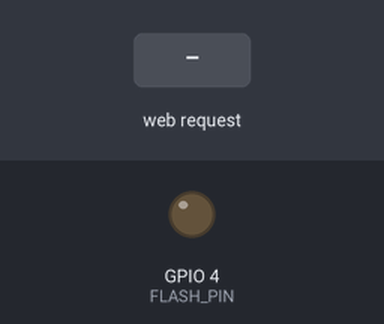
Simulated run of this sketch. Board: ESP32. Parts: output pins drawn as LEDs (lit = HIGH). The test bench sets the inputs (shaded band). WiFi joins after 1.5 s; servers stay silent unless stated; the camera gives no picture; what the sketch prints to the serial monitor is not drawn.

Above: at 3.0 s.
3.1 s: HTTP request GET /capture received
At 3.2 s:
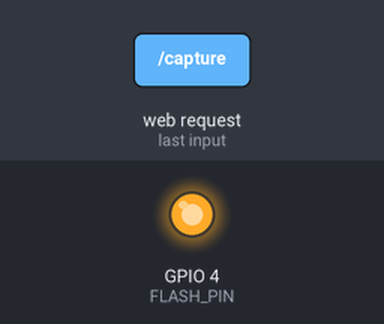
Timing chart, 0 to 6.1 s (numbered marks = the images above; inputs shaded):
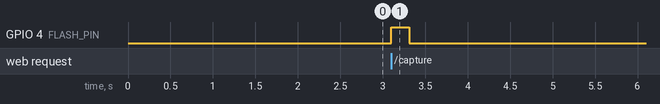

The sketch:

TACAM.ino
```cpp
#include "esp_camera.h"
#include <WiFi.h>
#include "soc/soc.h"
#include "soc/rtc_cntl_reg.h"

const char* ssid = "...";
const char* password = "...";

// --- PIN FLASH (LAMPU KILAT) ---
#define FLASH_PIN 4

// --- MODEL KAMERA: AI THINKER ---
#define PWDN_GPIO_NUM     32
#define RESET_GPIO_NUM    -1
#define XCLK_GPIO_NUM     0
#define SIOD_GPIO_NUM     26
#define SIOC_GPIO_NUM     27
#define Y9_GPIO_NUM       35
#define Y8_GPIO_NUM       34
#define Y7_GPIO_NUM       39
#define Y6_GPIO_NUM       36
#define Y5_GPIO_NUM       21
#define Y4_GPIO_NUM       19
#define Y3_GPIO_NUM       18
#define Y2_GPIO_NUM       5
#define VSYNC_GPIO_NUM    25
#define HREF_GPIO_NUM     23
#define PCLK_GPIO_NUM     22

WiFiServer server(80);

void setup() {
  WRITE_PERI_REG(RTC_CNTL_BROWN_OUT_REG, 0);
  Serial.begin(115200);
  pinMode(FLASH_PIN, OUTPUT);
  digitalWrite(FLASH_PIN, LOW);

  camera_config_t config;
  config.ledc_channel = LEDC_CHANNEL_0;
  config.ledc_timer = LEDC_TIMER_0;
  config.pin_d0 = Y2_GPIO_NUM;
  config.pin_d1 = Y3_GPIO_NUM;
  config.pin_d2 = Y4_GPIO_NUM;
  config.pin_d3 = Y5_GPIO_NUM;
  config.pin_d4 = Y6_GPIO_NUM;
  config.pin_d5 = Y7_GPIO_NUM;
  config.pin_d6 = Y8_GPIO_NUM;
  config.pin_d7 = Y9_GPIO_NUM;
  config.pin_xclk = XCLK_GPIO_NUM;
  config.pin_pclk = PCLK_GPIO_NUM;
  config.pin_vsync = VSYNC_GPIO_NUM;
  config.pin_href = HREF_GPIO_NUM;
  config.pin_sscb_sda = SIOD_GPIO_NUM;
  config.pin_sscb_scl = SIOC_GPIO_NUM;
  config.pin_pwdn = PWDN_GPIO_NUM;
  config.pin_reset = RESET_GPIO_NUM;
  config.xclk_freq_hz = 20000000;
  config.pixel_format = PIXFORMAT_JPEG;
  config.frame_size = FRAMESIZE_SVGA;
  config.jpeg_quality = 12;
  config.fb_count = 1;

  if(esp_camera_init(&config) != ESP_OK) {
    Serial.println("Kamera Gagal Init");
    return;
  }

  // Konek WiFi
  WiFi.begin(ssid, password);
  while (WiFi.status() != WL_CONNECTED) {
    delay(500);
    Serial.print(".");
  }

  Serial.println("");
  Serial.println("WiFi Terkoneksi!");
  Serial.print("IP Address ESP32: ");
  Serial.println(WiFi.localIP());

  server.begin();
}

void loop() {
  WiFiClient client = server.available();
  if (!client) return;

  String request = client.readStringUntil('\r');
  client.flush();

  // Jika Raspi minta foto: http://ip-esp32/capture
  if (request.indexOf("/capture") != -1) {

    // 1. Nyalakan Flash
    digitalWrite(FLASH_PIN, HIGH);
    delay(150); // Tunggu cahaya stabil

    // 2. Ambil Foto
    camera_fb_t * fb = esp_camera_fb_get();

    // 3. Matikan Flash
    digitalWrite(FLASH_PIN, LOW);

    if (!fb) {
      client.println("HTTP/1.1 500 Internal Server Error");
      return;
    }

    // 4. Kirim Gambar ke Raspi
    client.println("HTTP/1.1 200 OK");
    client.println("Content-Type: image/jpeg");
    client.println("Content-Disposition: inline; filename=capture.jpg");
    client.println("Access-Control-Allow-Origin: *");
    client.println("");

    client.write(fb->buf, fb->len);
    esp_camera_fb_return(fb);
  }

  client.stop();
}
```

Measured:
- after the input at 3.1 s, GPIO 4 (FLASH_PIN): LOW → HIGH at once, → LOW 0.21 s later
